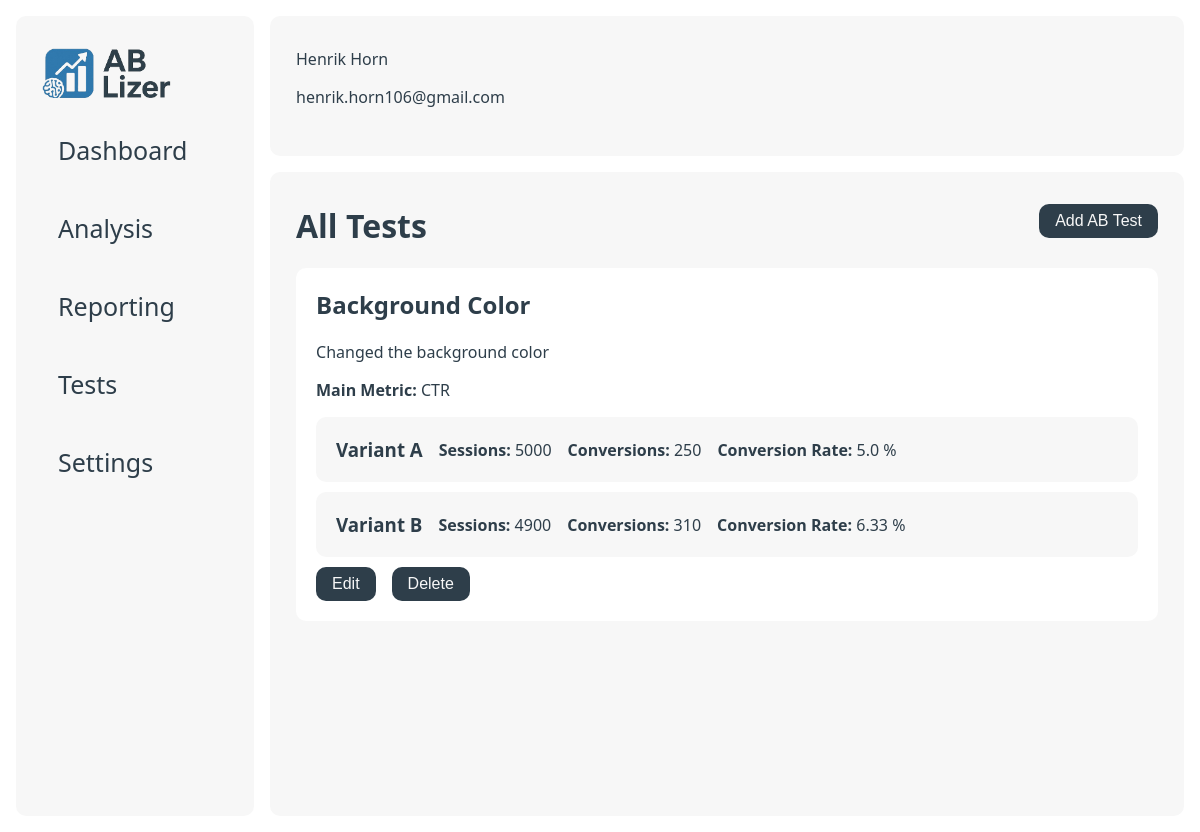
Before: /tests/1 with the older database file.
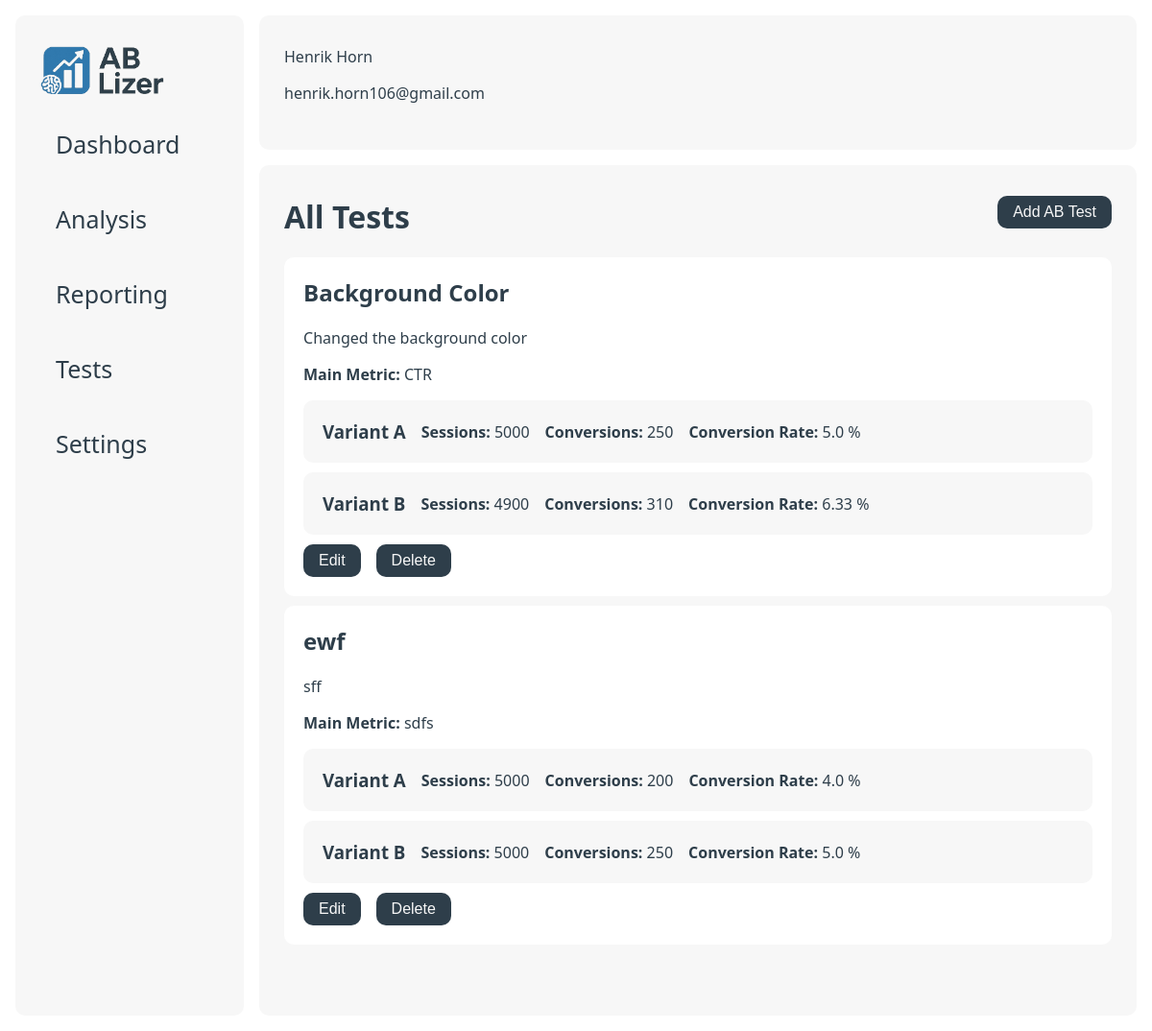
After: the same page with the newer database file.
### data/models.py (models this page shows)
class users(db.Model):
    __tablename__ = 'users'
    id = db.Column(db.Integer, primary_key=True)
    company_id = db.Column(db.Integer, db.ForeignKey('companies.id'), nullable=False)
    name = db.Column(db.String(255), nullable=False)
    email = db.Column(db.String(255), nullable=False)

class ab_tests(db.Model):
    __tablename__ = 'ab_tests'
    id = db.Column(db.Integer, primary_key=True)
    company_id = db.Column(db.Integer, db.ForeignKey('companies.id'), nullable=False)
    name = db.Column(db.String(255), nullable=False)
    description = db.Column(db.Text, nullable=False)
    metric = db.Column(db.String(255), nullable=False)
    created_at = db.Column(db.DateTime, nullable=False)
    __repr__ = lambda self: f'<Ab_Test {self.id}>'
    __str__ = lambda self: f'{self.id}'

class variants(db.Model):
    __tablename__ = 'variants'
    id = db.Column(db.Integer, primary_key=True)
    test_id = db.Column(db.Integer, db.ForeignKey('ab_tests.id'), nullable=False)
    name = db.Column(db.String(255), nullable=False)
    impressions = db.Column(db.Integer, nullable=False)
    conversions = db.Column(db.Integer, nullable=False)
    conversion_rate = db.Column(db.Float, nullable=False)
    __repr__ = lambda self: f'<Variant {self.id}>'
    __str__ = lambda self: f'{self.id}'

### app.py (the view)
@app.route("/tests/<int:user_id>")
def tests(user_id):
    user = db_manager.get_user(user_id)
    data = {}
    for test in db_manager.get_ab_tests():
        data[test] = db_manager.get_variants(test.id)
    return render_template("tests.html",
                           user=user,
                           data=data
                           )

### data/db_manager.py (called while the page is built)
    def get_ab_tests(self):
        return ab_tests.query.all()

    def get_variants(self, test_id):
        return variants.query.filter_by(test_id=test_id).all()

    def get_user(self, user_id):
        return users.query.filter_by(id=user_id).first()

### templates/tests.html
{% extends "base.html" %}
{% block content %}
    <div class="hero">
        <h1>All Tests</h1>
        <button class="btn" id="addTestBtn">Add AB Test</button>
    </div>
    <div class="scroll">
        <div class="col-wrapper">
            <div class="card-list">
                {% for test in data %}
                    <div class="card long">
                        <h2><strong>{{ test.name }}</strong></h2>
                        <p>{{ test.description }}</p>
                        <p><strong>Main Metric:</strong> {{ test.metric }}</p>
                        {% for variant in data[test] %}
                            <div class="card long secondary">
                                <div class="row">
                                    <h3>{{ variant.name }}</h3>
                                    <p><strong>Sessions:</strong> {{ variant.impressions }}</p>
                                    <p><strong>Conversions:</strong> {{ variant.conversions }}</p>
                                    <p><strong>Conversion Rate:</strong> {{ variant.conversion_rate }} %</p>
                                </div>
                            </div>
                        {% endfor %}
                        <div class="row">
                            <button class="btn">Edit</button>
                            <form action="{{ url_for('delete_test', user_id=user.id, test_id=test.id) }}"
                                  class="inline-form" method="post">
                                <button class="btn" onclick="return confirm('Delete this test?');" type="submit">
                                    Delete
                                </button>
                            </form>
                        </div>
                    </div>
                {% endfor %}
            </div>
        </div>
    </div>
{% endblock %}

### templates/base.html (shortened to what this page needs)
<!DOCTYPE html>
<html lang="en">
<head>
    <link href="{{ url_for('static', filename='style.css') }}" rel="stylesheet">
</head>
<body>
<div class="main-wrapper">
    <div class="sidenav" id="mySidenav">
        <div class="sidenav-container">
            <a class="logo" href="/"><img src="{{ url_for('static', filename='logo_ab-lizer.png') }}" height="50px"></a>
            <a href="/">
                <div class="tab">Dashboard</div>
            </a>
            <a href="#">
                <div class="tab">Analysis</div>
            </a>
            <a href="#">
                <div class="tab">Reporting</div>
            </a>
            <a href="/tests/{{ user.id }}">
                <div class="tab">Tests</div>
            </a>
            <a href="/settings/{{ user.id }}">
                <div class="tab">Settings</div>
            </a>
        </div>
    </div>
    <div class="wrapper">
        <nav>
            <div class="container">
                <p>{{ user.name }}</p>
                <p>{{ user.email }}</p>
            </div>
        </nav>
        <main class="container">
            {% block content %}{% endblock %}
        </main>
    </div>
</div>
</body>
</html>

### static/style.css (style rules this page uses)
:root { --primary: #2E3E4A; --secondary: #F7F7F7; --accent: #317AAE; --gradient: linear-gradient(180deg, rgba(25, 82, 133, 1) 0%, rgba(49, 122, 174, 1) 100%); --danger: #ef4444; --bg: #ffffff; --radius: 10px; --shadow: 0 2px 8px rgba(30, 41, 59, 0.06); --font-primary: 'Segoe UI', 'Roboto', Arial, sans-serif; }
* { box-sizing: border-box; }
body { font-family: var(--font-primary); background: var(--bg); margin: 0; padding: 0; }
nav { background: var(--bg); }
main { overflow-y: scroll; }
p { color: var(--primary); }
h1, h2, h3, h4, h5, h6, p { margin-top: 0; color: var(--primary); }
a { color: var(--primary); text-decoration: none; }
.hero { display: flex; justify-content: space-between; align-items: flex-start; }
.main-wrapper { display: flex; padding: 16px; }
.wrapper { width: 100%; height: 100vh; padding-left: 16px; align-self: stretch; gap: 16px; display: flex; flex-direction: column; }
.container { padding: 32px 26px; background: var(--secondary); border-radius: var(--radius); height: 100%; }
.logo { font-size: 1.5rem; font-weight: bold; text-decoration: none; }
button { padding: 8px 16px; border: none; border-radius: var(--radius); font-size: 1rem; cursor: pointer; background: var(--primary); color: var(--secondary); }
.sidenav { width: 300px; background-color: var(--bg); position: static; height: 100vh; overflow-x: hidden; }
.sidenav a { color: var(--primary); text-decoration: none; font-size: 25px; display: block; }
.sidenav .tab { padding: 16px 16px; color: var(--primary); text-decoration: none; font-size: 25px; display: block; transition: 0.3s; border-radius: var(--radius); }
.sidenav-container { display: flex; flex-direction: column; gap: 12px; background-color: var(--secondary); border-radius: var( --radius); padding: 32px 26px; height: 100%; }
.card-list { width: 100%; }
.card { border-radius: var( --radius); padding: 20px; margin-bottom: 10px; width: 200px; background-color: #ffffff; }
.card.secondary { background: var(--secondary); }
.secondary p { margin-bottom: 0; }
.card.long { width: 100%; }
.col-wrapper { display: flex; gap: 16px; flex-wrap: wrap; flex-grow: 0; flex-direction: row; }
.row { display: flex; gap: 16px; flex-wrap: wrap; align-items: center; }
.row h3 { margin: 0; }

Changed rows visible on the page:
added ab_tests: name "ewf", description "sff", metric "sdfs"
added variants: name "Variant A", impressions "5000", conversions "200", conversion_rate "4.0", shown under "ewf"
added variants: name "Variant B", impressions "5000", conversions "250", conversion_rate "5.0", shown under "ewf"
